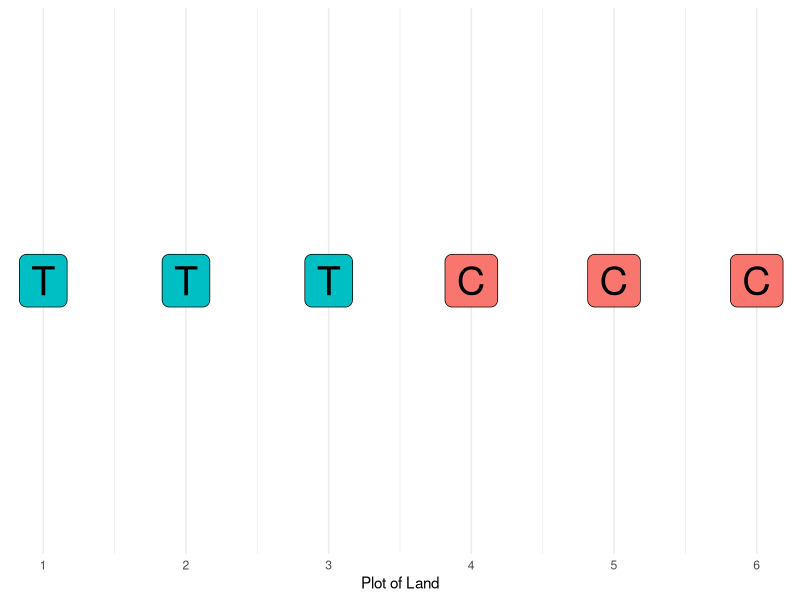
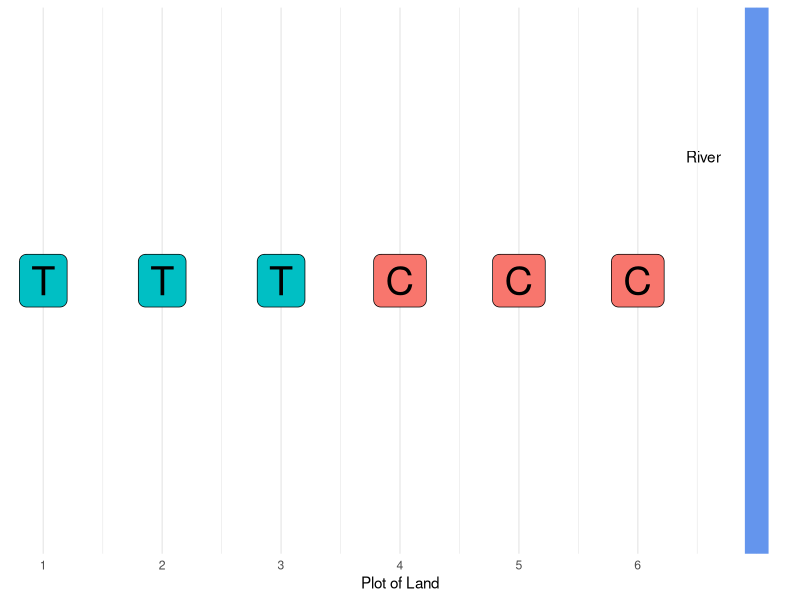
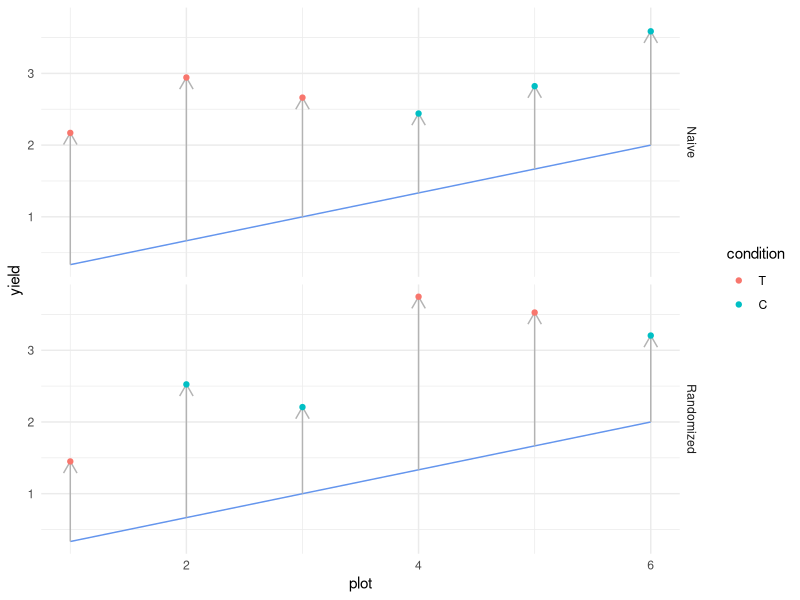

The R source for these figures, in order:
## ---- chunk 1
library(tidyverse)

## NOTE: Don't edit this; this sets up the example
simulate_yield <- function(v) {
  ## Check assertions
  if (length(v) != 6) {
    stop("Design must be a vector of length 6")
  }
  if (length(setdiff(v, c("T", "C")) != 0)) {
    stop("Design must be a vector with 'T' and 'C' characters only")
  }
  if (length(setdiff(c("T", "C"), v)) > 0) {
    stop("Design must contain at least one 'T' and at least one 'C'")
  }
  ## Simulate data
  tibble(condition = v) %>%
    mutate(
      condition = fct_relevel(condition, "T", "C"),
      plot = row_number(),
      yield = if_else(condition == "T", 1, 0) + plot / 3 + rnorm(n(), mean = 1, sd = 0.5)
    )
}
## ---- chunk 2
## Define the sequence of treatment (T) and control (C) plots
experimental_design <- c("T", "T", "T", "C", "C", "C")
## ---- chunk 3
tibble(
  condition = experimental_design,
  plot = 1:length(experimental_design)
) %>%
  ggplot(aes(plot, 1)) +
  geom_label(
    aes(label = condition, fill = condition),
    size = 10
  ) +

  scale_x_continuous(breaks = 1:6) +
  scale_y_continuous(breaks = NULL) +
  theme_minimal() +
  theme(legend.position = "none") +
  labs(
    x = "Plot of Land",
    y = NULL
  )
## ---- chunk 4
## TODO: Do not edit; run the following code, answer the questions below
## For reproducibility, set the seed
set.seed(101)
## Simulate the experimental yields
experimental_design %>%
  simulate_yield() %>%
  ## Analyze the data
  group_by(condition) %>%
  summarize(
    yield_mean = mean(yield),
    yield_sd = sd(yield)
  )
## ---- chunk 5
tibble(
  condition = experimental_design,
  plot = 1:length(experimental_design)
) %>%
  ggplot(aes(plot, 1)) +
  geom_label(
    aes(label = condition, fill = condition),
    size = 10
  ) +
  geom_vline(
    xintercept = 7,
    color = "cornflowerblue",
    size = 8
  ) +
  annotate(
    "text",
    x = 6.7, y = 1.25, label = "River",
    hjust = 1
  ) +

  scale_x_continuous(breaks = 1:6) +
  scale_y_continuous(breaks = NULL, limits = c(0.5, 1.5)) +
  theme_minimal() +
  theme(legend.position = "none") +
  labs(
    x = "Plot of Land",
    y = NULL
  )
## ---- chunk 6
## TODO: Define your own experimental design
your_design <- c("C", "T", "C", "T", "C", "T")

## NOTE: No need to edit; use this to simulate your design
your_design %>%
  simulate_yield() %>%
  group_by(condition) %>%
  summarize(
    yield_mean = mean(yield),
    yield_sd = sd(yield)
  )
## ---- chunk 7
## NOTE: No need to edit; run and inspect
## Start with a simple arrangement
experimental_design %>%
  ## Randomize the order
  sample()
## ---- chunk 8
## TODO: Complete the code below
## Set the seed for reproducibility
set.seed(101)

## Simulate the experimental results
experimental_design %>%
  sample() %>% 
  ## TODO: Randomize the plot order
  simulate_yield() %>%
  group_by(condition) %>%
  summarize(
    yield_mean = mean(yield),
    yield_sd = sd(yield)
  )
## ---- chunk 9
set.seed(101)
bind_rows(
  experimental_design %>%
    simulate_yield() %>%
    mutate(design = "Naive"),
  experimental_design %>%
    sample() %>%
    simulate_yield() %>%
    mutate(design = "Randomized"),
) %>%

  ggplot(aes(plot, yield)) +
  geom_line(aes(y = plot / 3), color = "cornflowerblue") +
  geom_segment(
    aes(y = plot / 3, yend = yield, xend = plot),
    arrow = arrow(length = unit(0.05, "npc")),
    color = "grey70"
  ) +
  geom_point(aes(color = condition)) +
  facet_grid(design~.) +
  theme_minimal()
